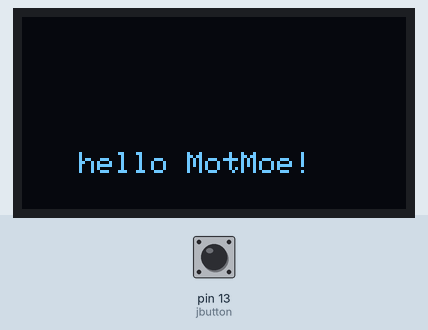
This sketch was run on a simulated Arduino Uno, built with avr-gcc and run on an emulated ATmega328P. Parts: 128×64 one-colour display. The test bench sets the inputs (shaded band); at power-on: pin 13 (jbutton) HIGH. Random numbers use the default seed unless the sketch sets one; what the sketch prints to the serial monitor is not drawn.

Above: at 0.17 s.
At 1.3 s:
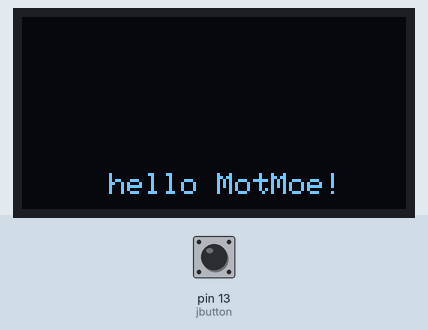
1.4 s: pin 13 (jbutton) pulled LOW for 0.25 s
At 1.54 s:
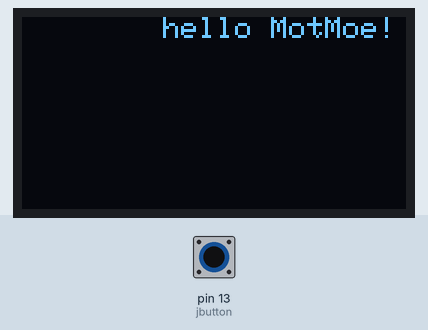
Timing chart, 0 to 4.4 s (numbered marks = the images above; inputs shaded):
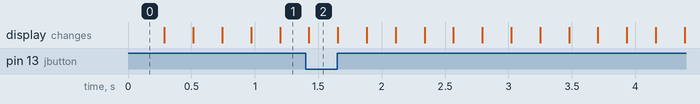

The sketch:

transmit.ino
```cpp
/*********
 momo remote
*********/
#include <SPI.h>
#include <Wire.h>
#include <RH_ASK.h> // Transmit radio
#include <Adafruit_SSD1306.h> // OLED Screen


// TX/RX
// ESP8266MOD
const int TX_PIN = 12;//d6
const int RX_PIN = 14;//d5
RH_ASK driver(2000, RX_PIN, TX_PIN, 0);


// POTENTIOMETER
//const uint8_t POT_1 = 13;//d7
//const uint8_t POT_2 = 15;//d8


const uint8_t POT_0 = A0;
const uint8_t POT_1 = A1;
const uint8_t POT_2 = A2;
const uint8_t POT_3 = A3;
const uint8_t POT_4 = A4;
const uint8_t POT_5 = A5;

const int switch_on = 9, switch_off = 10;//sd2, sd3
int dat[3];

const int jbutton = 13;
const int b1 = 0;
const int b2 = 1;

// SCREEN
bool displayEnabled = true;
#define SCREEN_WIDTH 128
#define SCREEN_HEIGHT 64
#define SCREEN_ADDRESS 0x3C
//Adafruit_SSD1306 display(-1);
Adafruit_SSD1306 display(SCREEN_WIDTH, SCREEN_HEIGHT, &Wire, -1);


void setup()
{

//  Wire.begin(2,0);
Serial.begin(115200);
//sendData("AT+CIOBAUD=9600\r\n", 2000, TRUE);
//  Serial.begin(9600);
//  if (!driver.init())
    Serial.print("init !");

//  pinMode(switch_on, INPUT);
//  pinMode(switch_off, INPUT);
pinMode(jbutton, INPUT_PULLUP);
pinMode(b1, INPUT_PULLUP);
pinMode(b2, INPUT_PULLUP);
//digitalWrite(POT_1, LOW);
//digitalWrite(POT_2, LOW);
//pinMode(POT_1, OUTPUT);
//pinMode(POT_2, OUTPUT);
//
////
//
//
  // SCREEN
  if (displayEnabled){
    display.setRotation(2); // 180deg flip
    display.begin(SSD1306_SWITCHCAPVCC, SCREEN_ADDRESS);
    display.setTextSize(1);
    display.setTextColor(WHITE);
  }


  Serial.println("Setup complete!");
}

void loop()
{
  if (displayEnabled){
    display.clearDisplay();
    display.setCursor(random(SCREEN_WIDTH - 77),random(SCREEN_HEIGHT - 6));
    display.println("hello MotMoe!");
    display.display();
  }


//  dat[0] = analogRead(POT_0);
//  dat[1]=0;
//  dat[2]=0;
//  if (digitalRead(switch_on) == HIGH){
//    dat[1] = 1;
//  }
//  if (digitalRead(switch_off) == HIGH){
//    dat[2] = 1;
//  }
//  driver.send((uint8_t *)&dat, sizeof(dat));
//  driver.waitPacketSent();

if (digitalRead(jbutton) == LOW){
  Serial.println("boop!");
}
if (digitalRead(b1) == LOW){
  Serial.println("b1");
}
if (digitalRead(b2) == LOW){
  Serial.println("b2");
}
//delay(600);
//
//  digitalWrite(POT_1, HIGH);
//  delay(100);
//  Serial.print("pot1: ");
//  Serial.println(analogRead(POT_0));
////  digitalWrite(POT_1, LOW);
////  delay(600);
////
////  digitalWrite(POT_2, HIGH);
  delay(200);
//  Serial.print("pot2: ");
//  Serial.println(analogRead(POT_1));
//    Serial.print("pot3: ");
//  Serial.println(analogRead(POT_2));
//    Serial.print("pot4: ");
//  Serial.println(analogRead(POT_3));
//  Serial.print("pot5: ");
//  Serial.println(analogRead(POT_4));
//    Serial.print("pot6: ");
//  Serial.println(analogRead(POT_5));
//  digitalWrite(POT_2, LOW);

}
```
